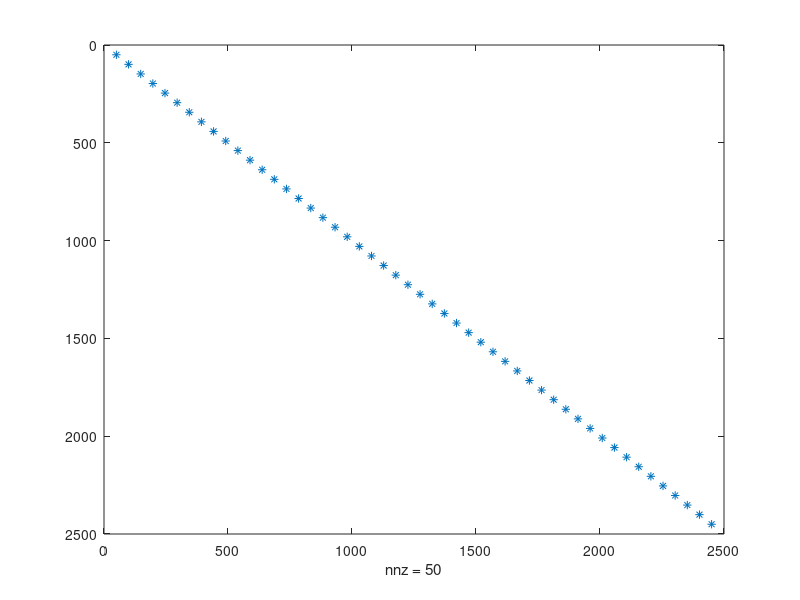

The MATLAB script that drew this image: (Note: this script raises an error after producing the figure.)
nx = 50;
ny = 50;
ni = nx*ny;

V = zeros(nx,ny);
G = sparse(nx*ny,nx*ny);


SidesToZero = 1;
% for k  = 1:ni
%     for i = 1:nx
%         for j = 1:ny...
%         
%         if (i == j)
%         V(i,j) = 1;
%         elseif (i == 1)%top
%         V(i,j) = 0;
%         elseif (i == nx)%bottom
%         V(i,j) = 0;
%         elseif (j == 1)%left
%         V(i,j) = 0;
%         elseif (j == ny)%right
%         V(i,j) = 0;
%         else
%         V(i,j) = (V(i+1,j)+V(i-1,j)+V(i,j+1)+V(i,j-1))/4;
%         end
% 
%            % if mod(k,50) == 0 && i == 1 && j == 1
%            %     surf(V')
%            %     pause(0.05)
%            % end
%         end
%     end
% end
% 
% surf(V')
% 
%Create G
    for i = 1:49:ni
        for j = 1:49:ni...
            if i == 1 || j == 1 || i == 2500 || j == 2500 
                G(i,j) = 0;
            elseif i == j
                G(i,j) = 1;
            else
                G(i,j) = (G(i+1,j)+G(i-1,j)+G(i,j+1)+G(i,j-1))/4;
            end
        end
    end

figure('name','Matrix')
spy(G)

nmodes = 9;
[E,D] = eigs(G,nmodes,'SM');

figure('name', 'EigenValues')
plot(diag(D),'*');

np = ceil(sqrt(nmodes));
figure('name','Moedes')
for k = 1:nmodes
    M = E(:,k);
    for i = 1:nx
        for j = 1:ny
            n = i + (j-1)*nx;
            V(i,j) = M(n);
        end
        subplot(np,np,k), surf(V,'LineStyle','none')
        title(['EV = ' num2str(D(k,k))])
    end
end
